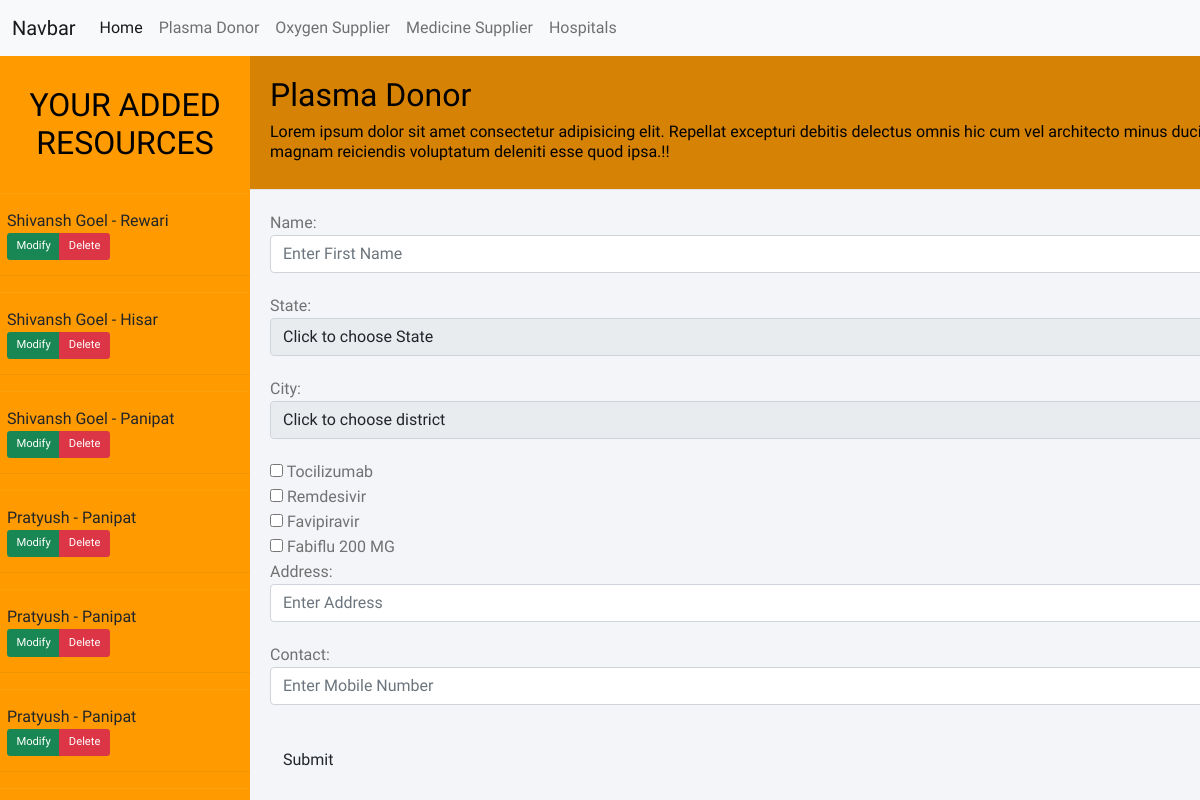
The app's page /user/pharma (signed in), older data.
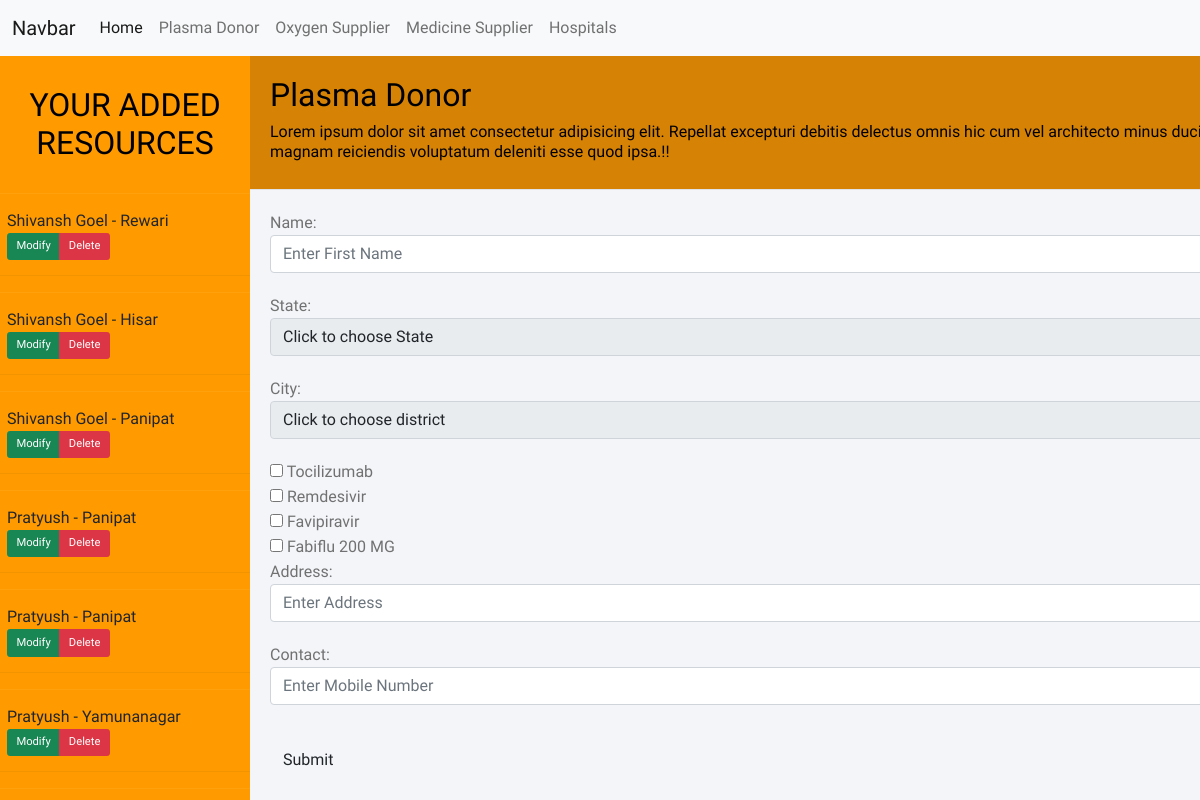
The same page, newer data.
### CoviHelp/models.py (models this page shows, shortened)
class Pharma(models.Model):
    user = models.ForeignKey(User, on_delete=models.CASCADE)
    name = models.CharField(max_length=20)
    contact = models.CharField(max_length=10, default="")
    state = models.CharField(max_length=10, default="")
    city = models.CharField(max_length=20, default="")
    address = models.TextField(blank=True, default="")
    available_drugs = models.TextField(blank=True)
    verified = models.BooleanField(default=False)

### CoviHelp/login.py (the view)
# urls.py: path('pharma', views.pharma, name='pharma'),
@login_required
def pharma(request):
    global available_drugs, states
    pharma = Pharma.objects.filter(user=request.user)
    if request.method == 'POST':
        try:
            p = Pharma()
            p.user = request.user
            p.name = request.POST['name']
            p.state = request.POST['state']
            p.city = request.POST['city']
            p.contact = request.POST['contact']
            p.address = request.POST['address']
            p.available_drugs = request.POST.getlist('checks[]')
            p.save()
            messages.success(request, 'Thankyou for sharing the information.')
        except:
            messages.error(request, 'Error!!')
        return render(request, "user/pharma.html", {
            'states': states,
            "drugs":available_drugs,
            "pharma":pharma
        })
    else:
        return render(request, "user/pharma.html", {
            'states': states,
            "drugs":available_drugs,
            "pharma":pharma
        })

### templates/user/pharma.html (shortened to what this page needs)
{% extends 'userlayout.html' %}
{% block body %}
<div class="wrapper">
  <div class="sidebar">
    <h2 id="headingSidebar">Your Added Resources</h2>
    {% for p in pharma %}
    <ul>
      <li class="sidecard">
        {{ p.name }} - {{ p.city }}
        <br>
        <div class="btn-group custombtngrp">
          <button class="btn btn-success btn-action btn-Modify"
            data-url="/user/pharma/modify/?id={{ p.id }}">Modify</button>
          <button class="btn btn-danger btn-action btn-Delete"
            data-url="/user/pharma/delete/?id={{ p.id }}">Delete</button>
        </div>
      </li>
    </ul>
    {% endfor %}
  </div>
  <div class="main_content">
    <div class="header">
      <div class="contact-info">
        <h2>Plasma Donor</h2>
        <h6>Lorem ipsum dolor sit amet consectetur adipisicing elit. Repellat excepturi debitis delectus omnis hic cum
          vel architecto minus ducimus soluta a pariatur dolores, magnam reiciendis voluptatum deleniti esse quod
          ipsa.!!</h6>
      </div>
    </div>
    <div class="info">
      <form class="contact-form" method="POST" action="/user/pharma">
        <div class="form-group">
          <label class="control-label col-sm-2" for="name">Name:</label>
          <div class="col-sm-10">
            <input type="text" class="form-control" id="fname" placeholder="Enter First Name" name="name" />
          </div>
        </div>
        <div class="form-group">
          <label class="control-label col-sm-2" for="state">State:</label>
          <div class="col-sm-10">
            <select class="form-control dropdown" name="state" id="state">
              <option value="None" selected>Click to choose State</option>
            </select>
          </div>
        </div>
        <div class="form-group">
          <label class="control-label col-sm-2" for="city">City:</label>
          <div class="col-sm-10">
            <select class="form-control dropdown" name="city" id="city">
              <option value="None" selected>Click to choose district</option>
            </select>
          </div>
        </div>
        {% for drug in drugs %}
        <li>
          <input type="checkbox" name="checks[]" value="{{ drug }}" />
          {{ drug }}
        </li>
        {% endfor %}
        <div class="form-group">
          <label class="control-label col-sm-2" for="address">Address:</label>
          <div class="col-sm-10">
            <input type="text" class="form-control" placeholder="Enter Address " name="address" />
          </div>
        </div>
        <div class="form-group">
          <label class="control-label col-sm-2" for="contact">Contact:</label>
          <div class="col-sm-10">
            <input type="contact" class="form-control" placeholder="Enter Mobile Number" name="contact" />
          </div>
        </div>
        <div class="form-group">
          <div class="col-sm-offset-2 col-sm-10 py-3">
            <button type="submit" class="btn btn-default">Submit</button>
          </div>
        </div>
      </form>
    </div>
  </div>
</div>
{% endblock body %}

Row changes from the older to the newer data that the page shows:
changed Pharma: city "Panipat" → "Yamunanagar"
